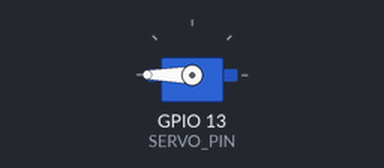
Recording of a sketch running on a simulated ESP32. On the bench: servo.

Above: at 0.0 s.
At 5.0 s:
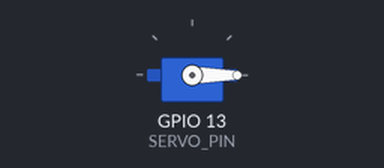
Timing chart, 0 to 6.5 s (numbered marks = the images above):
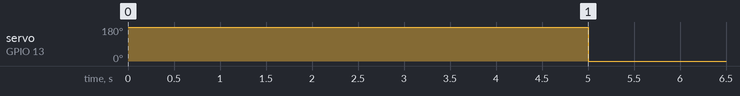

Measured:
- by itself, servo on GPIO 13 (SERVO_PIN): 180° → 0° at 5.0 s

The sketch:

Servo.ino
```cpp
/*
 * This ESP32 code is created by esp32io.com
 *
 * This ESP32 code is released in the public domain
 *
 * For more detail (instruction and wiring diagram), visit https://esp32io.com/tutorials/esp32-servo-motor
 */

#include <ESP32Servo.h>

#define SERVO_PIN 13 // ESP32 pin GIOP26 connected to servo motor

Servo servoMotor;

void setup() {
  servoMotor.attach(SERVO_PIN);  // attaches the servo on ESP32 pin
}

void loop() {
  // rotates from 0 degrees to 180 degrees
  servoMotor.write(180);
  delay(5000);
  servoMotor.write(0);
  delay(5000);
  servoMotor.detach();


}
```
